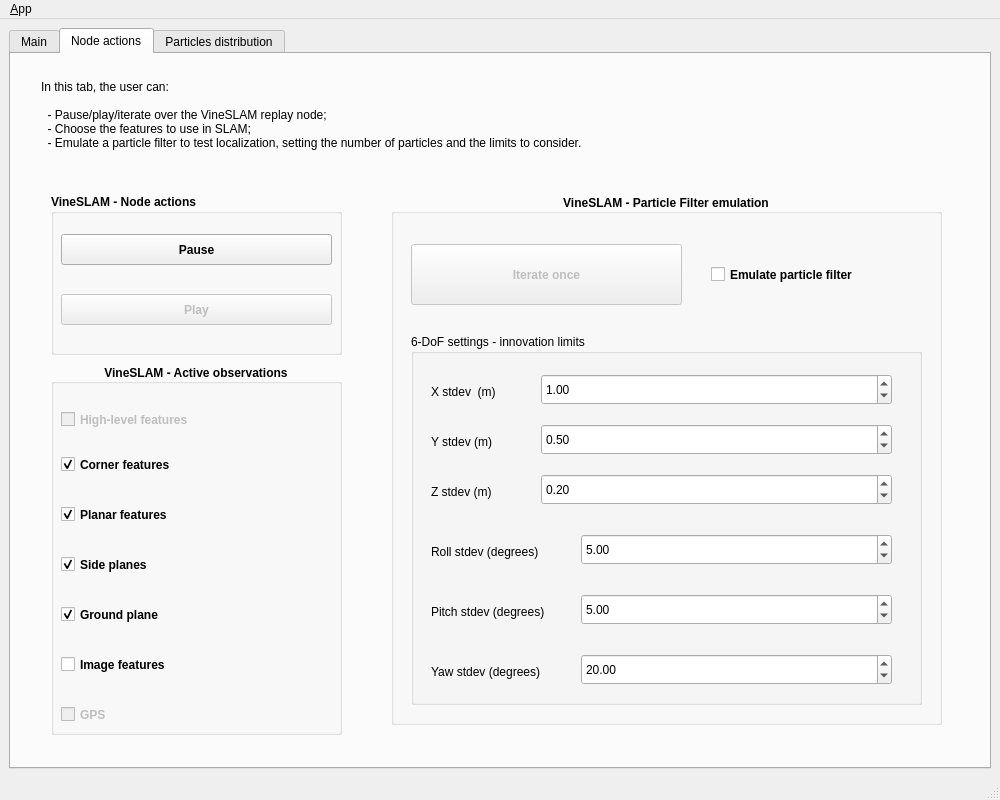
<?xml version="1.0" encoding="UTF-8"?>
<ui version="4.0">
 <class>MainWindowDesign</class>
 <widget class="QMainWindow" name="MainWindowDesign">
  <property name="geometry">
   <rect>
    <x>0</x>
    <y>0</y>
    <width>1000</width>
    <height>800</height>
   </rect>
  </property>
  <property name="minimumSize">
   <size>
    <width>1000</width>
    <height>800</height>
   </size>
  </property>
  <property name="windowTitle">
   <string>VineSLAM Gui</string>
  </property>
  <property name="windowIcon">
   <iconset resource="../resources/images.qrc">
    <normaloff>:/images/icon.png</normaloff>:/images/icon.png</iconset>
  </property>
  <property name="locale">
   <locale language="English" country="Australia"/>
  </property>
  <widget class="QWidget" name="centralwidget">
   <layout class="QHBoxLayout">
    <item>
     <widget class="QTabWidget" name="tab_manager">
      <property name="minimumSize">
       <size>
        <width>100</width>
        <height>0</height>
       </size>
      </property>
      <property name="focusPolicy">
       <enum>Qt::TabFocus</enum>
      </property>
      <property name="contextMenuPolicy">
       <enum>Qt::DefaultContextMenu</enum>
      </property>
      <property name="locale">
       <locale language="English" country="Australia"/>
      </property>
      <property name="currentIndex">
       <number>1</number>
      </property>
      <widget class="QWidget" name="main_tab">
       <attribute name="title">
        <string>Main</string>
       </attribute>
       <layout class="QVBoxLayout" name="verticalLayout_2">
        <item>
         <widget class="QGroupBox" name="groupBox">
          <property name="maximumSize">
           <size>
            <width>200</width>
            <height>100</height>
           </size>
          </property>
          <property name="title">
           <string/>
          </property>
          <layout class="QGridLayout" name="gridLayout">
           <item row="1" column="0">
            <widget class="QPushButton" name="quit_button">
             <property name="sizePolicy">
              <sizepolicy hsizetype="MinimumExpanding" vsizetype="Fixed">
               <horstretch>0</horstretch>
               <verstretch>0</verstretch>
              </sizepolicy>
             </property>
             <property name="text">
              <string>Quit</string>
             </property>
            </widget>
           </item>
           <item row="0" column="0">
            <widget class="QPushButton" name="button_connect">
             <property name="enabled">
              <bool>true</bool>
             </property>
             <property name="sizePolicy">
              <sizepolicy hsizetype="MinimumExpanding" vsizetype="Fixed">
               <horstretch>0</horstretch>
               <verstretch>0</verstretch>
              </sizepolicy>
             </property>
             <property name="toolTip">
              <string>Connect GUI to VineSLAM replay node</string>
             </property>
             <property name="statusTip">
              <string>Connect GUI to VineSLAM replay node</string>
             </property>
             <property name="text">
              <string>Connect</string>
             </property>
            </widget>
           </item>
          </layout>
         </widget>
        </item>
        <item>
         <widget class="QGroupBox" name="groupBox_12">
          <property name="sizePolicy">
           <sizepolicy hsizetype="MinimumExpanding" vsizetype="Preferred">
            <horstretch>0</horstretch>
            <verstretch>0</verstretch>
           </sizepolicy>
          </property>
          <property name="title">
           <string/>
          </property>
          <layout class="QGridLayout" name="gridLayout_3">
           <item row="1" column="0">
            <widget class="QListView" name="view_logging">
             <property name="toolTip">
              <string>Connect GUI to VineSLAM replay node</string>
             </property>
             <property name="statusTip">
              <string>Connect GUI to VineSLAM replay node</string>
             </property>
            </widget>
           </item>
           <item row="0" column="0">
            <widget class="QLabel" name="log_label">
             <property name="text">
              <string>Logging</string>
             </property>
            </widget>
           </item>
          </layout>
         </widget>
        </item>
       </layout>
      </widget>
      <widget class="QWidget" name="actions_tab">
       <attribute name="title">
        <string>Node actions</string>
       </attribute>
       <widget class="QGroupBox" name="observations">
        <property name="geometry">
         <rect>
          <x>40</x>
          <y>310</y>
          <width>291</width>
          <height>371</height>
         </rect>
        </property>
        <property name="font">
         <font>
          <weight>75</weight>
          <bold>true</bold>
         </font>
        </property>
        <property name="title">
         <string>VineSLAM - Active observations</string>
        </property>
        <property name="alignment">
         <set>Qt::AlignCenter</set>
        </property>
        <widget class="QCheckBox" name="check_box_high_level">
         <property name="enabled">
          <bool>false</bool>
         </property>
         <property name="geometry">
          <rect>
           <x>10</x>
           <y>40</y>
           <width>271</width>
           <height>31</height>
          </rect>
         </property>
         <property name="text">
          <string>High-level features</string>
         </property>
        </widget>
        <widget class="QCheckBox" name="check_box_corners">
         <property name="enabled">
          <bool>true</bool>
         </property>
         <property name="geometry">
          <rect>
           <x>10</x>
           <y>90</y>
           <width>271</width>
           <height>21</height>
          </rect>
         </property>
         <property name="text">
          <string>Corner features</string>
         </property>
         <property name="checked">
          <bool>true</bool>
         </property>
        </widget>
        <widget class="QCheckBox" name="check_box_planar">
         <property name="geometry">
          <rect>
           <x>10</x>
           <y>140</y>
           <width>271</width>
           <height>21</height>
          </rect>
         </property>
         <property name="text">
          <string>Planar features</string>
         </property>
         <property name="checked">
          <bool>true</bool>
         </property>
        </widget>
        <widget class="QCheckBox" name="check_box_planes">
         <property name="geometry">
          <rect>
           <x>10</x>
           <y>190</y>
           <width>271</width>
           <height>21</height>
          </rect>
         </property>
         <property name="text">
          <string>Side planes</string>
         </property>
         <property name="checked">
          <bool>true</bool>
         </property>
        </widget>
        <widget class="QCheckBox" name="check_box_ground">
         <property name="geometry">
          <rect>
           <x>10</x>
           <y>240</y>
           <width>271</width>
           <height>21</height>
          </rect>
         </property>
         <property name="text">
          <string>Ground plane</string>
         </property>
         <property name="checked">
          <bool>true</bool>
         </property>
        </widget>
        <widget class="QCheckBox" name="check_box_image_features">
         <property name="geometry">
          <rect>
           <x>10</x>
           <y>290</y>
           <width>271</width>
           <height>21</height>
          </rect>
         </property>
         <property name="text">
          <string>Image features </string>
         </property>
        </widget>
        <widget class="QCheckBox" name="check_box_gps">
         <property name="enabled">
          <bool>false</bool>
         </property>
         <property name="geometry">
          <rect>
           <x>10</x>
           <y>340</y>
           <width>271</width>
           <height>21</height>
          </rect>
         </property>
         <property name="text">
          <string>GPS</string>
         </property>
        </widget>
       </widget>
       <widget class="QGroupBox" name="pf_emulation">
        <property name="geometry">
         <rect>
          <x>380</x>
          <y>140</y>
          <width>551</width>
          <height>531</height>
         </rect>
        </property>
        <property name="font">
         <font>
          <weight>75</weight>
          <bold>true</bold>
         </font>
        </property>
        <property name="title">
         <string>VineSLAM - Particle Filter emulation</string>
        </property>
        <property name="alignment">
         <set>Qt::AlignCenter</set>
        </property>
        <property name="flat">
         <bool>false</bool>
        </property>
        <property name="checkable">
         <bool>false</bool>
        </property>
        <widget class="QGroupBox" name="groupBox_2">
         <property name="geometry">
          <rect>
           <x>20</x>
           <y>140</y>
           <width>511</width>
           <height>371</height>
          </rect>
         </property>
         <property name="font">
          <font>
           <weight>50</weight>
           <bold>false</bold>
          </font>
         </property>
         <property name="title">
          <string>6-DoF settings - innovation limits</string>
         </property>
         <widget class="QDoubleSpinBox" name="xstd">
          <property name="geometry">
           <rect>
            <x>130</x>
            <y>40</y>
            <width>351</width>
            <height>31</height>
           </rect>
          </property>
          <property name="minimum">
           <double>0.000000000000000</double>
          </property>
          <property name="maximum">
           <double>10.000000000000000</double>
          </property>
          <property name="value">
           <double>1.000000000000000</double>
          </property>
         </widget>
         <widget class="QLabel" name="label_13">
          <property name="geometry">
           <rect>
            <x>20</x>
            <y>50</y>
            <width>91</width>
            <height>16</height>
           </rect>
          </property>
          <property name="text">
           <string>X stdev  (m)</string>
          </property>
         </widget>
         <widget class="QDoubleSpinBox" name="ystd">
          <property name="geometry">
           <rect>
            <x>130</x>
            <y>90</y>
            <width>351</width>
            <height>31</height>
           </rect>
          </property>
          <property name="minimum">
           <double>0.000000000000000</double>
          </property>
          <property name="maximum">
           <double>10.000000000000000</double>
          </property>
          <property name="value">
           <double>0.500000000000000</double>
          </property>
         </widget>
         <widget class="QLabel" name="label_16">
          <property name="geometry">
           <rect>
            <x>20</x>
            <y>100</y>
            <width>81</width>
            <height>16</height>
           </rect>
          </property>
          <property name="text">
           <string>Y stdev (m)</string>
          </property>
         </widget>
         <widget class="QDoubleSpinBox" name="zstd">
          <property name="geometry">
           <rect>
            <x>130</x>
            <y>140</y>
            <width>351</width>
            <height>31</height>
           </rect>
          </property>
          <property name="minimum">
           <double>0.000000000000000</double>
          </property>
          <property name="maximum">
           <double>10.000000000000000</double>
          </property>
          <property name="value">
           <double>0.200000000000000</double>
          </property>
         </widget>
         <widget class="QLabel" name="label_17">
          <property name="geometry">
           <rect>
            <x>20</x>
            <y>150</y>
            <width>81</width>
            <height>16</height>
           </rect>
          </property>
          <property name="text">
           <string>Z stdev (m)</string>
          </property>
         </widget>
         <widget class="QLabel" name="label_19">
          <property name="geometry">
           <rect>
            <x>20</x>
            <y>210</y>
            <width>141</width>
            <height>16</height>
           </rect>
          </property>
          <property name="text">
           <string>Roll stdev (degrees) </string>
          </property>
         </widget>
         <widget class="QDoubleSpinBox" name="Rstd">
          <property name="geometry">
           <rect>
            <x>170</x>
            <y>200</y>
            <width>311</width>
            <height>31</height>
           </rect>
          </property>
          <property name="minimum">
           <double>0.000000000000000</double>
          </property>
          <property name="maximum">
           <double>180.000000000000000</double>
          </property>
          <property name="value">
           <double>5.000000000000000</double>
          </property>
         </widget>
         <widget class="QDoubleSpinBox" name="Pstd">
          <property name="geometry">
           <rect>
            <x>170</x>
            <y>260</y>
            <width>311</width>
            <height>31</height>
           </rect>
          </property>
          <property name="minimum">
           <double>0.000000000000000</double>
          </property>
          <property name="maximum">
           <double>180.000000000000000</double>
          </property>
          <property name="value">
           <double>5.000000000000000</double>
          </property>
         </widget>
         <widget class="QLabel" name="label_22">
          <property name="geometry">
           <rect>
            <x>20</x>
            <y>270</y>
            <width>151</width>
            <height>16</height>
           </rect>
          </property>
          <property name="text">
           <string>Pitch stdev (degrees)  </string>
          </property>
         </widget>
         <widget class="QDoubleSpinBox" name="Ystd">
          <property name="geometry">
           <rect>
            <x>170</x>
            <y>320</y>
            <width>311</width>
            <height>31</height>
           </rect>
          </property>
          <property name="minimum">
           <double>0.000000000000000</double>
          </property>
          <property name="maximum">
           <double>180.000000000000000</double>
          </property>
          <property name="value">
           <double>20.000000000000000</double>
          </property>
         </widget>
         <widget class="QLabel" name="label_24">
          <property name="geometry">
           <rect>
            <x>20</x>
            <y>330</y>
            <width>141</width>
            <height>16</height>
           </rect>
          </property>
          <property name="text">
           <string>Yaw stdev (degrees) </string>
          </property>
         </widget>
        </widget>
        <widget class="QCheckBox" name="emulate_pf">
         <property name="geometry">
          <rect>
           <x>320</x>
           <y>60</y>
           <width>191</width>
           <height>41</height>
          </rect>
         </property>
         <property name="text">
          <string>Emulate particle filter</string>
         </property>
        </widget>
        <widget class="QPushButton" name="button_iterate">
         <property name="enabled">
          <bool>false</bool>
         </property>
         <property name="geometry">
          <rect>
           <x>20</x>
           <y>50</y>
           <width>271</width>
           <height>61</height>
          </rect>
         </property>
         <property name="text">
          <string>Iterate once</string>
         </property>
        </widget>
       </widget>
       <widget class="QLabel" name="description_actions">
        <property name="geometry">
         <rect>
          <x>30</x>
          <y>20</y>
          <width>921</width>
          <height>81</height>
         </rect>
        </property>
        <property name="text">
         <string>In this tab, the user can:

  - Pause/play/iterate over the VineSLAM replay node;
  - Choose the features to use in SLAM;
  - Emulate a particle filter to test localization, setting the number of particles and the limits to consider.</string>
        </property>
       </widget>
       <widget class="QGroupBox" name="node_actions">
        <property name="geometry">
         <rect>
          <x>40</x>
          <y>140</y>
          <width>291</width>
          <height>161</height>
         </rect>
        </property>
        <property name="font">
         <font>
          <weight>75</weight>
          <bold>true</bold>
         </font>
        </property>
        <property name="title">
         <string>VineSLAM - Node actions</string>
        </property>
        <widget class="QPushButton" name="button_pause">
         <property name="geometry">
          <rect>
           <x>10</x>
           <y>40</y>
           <width>271</width>
           <height>31</height>
          </rect>
         </property>
         <property name="toolTip">
          <string/>
         </property>
         <property name="text">
          <string>Pause</string>
         </property>
        </widget>
        <widget class="QPushButton" name="button_play">
         <property name="enabled">
          <bool>false</bool>
         </property>
         <property name="geometry">
          <rect>
           <x>10</x>
           <y>100</y>
           <width>271</width>
           <height>31</height>
          </rect>
         </property>
         <property name="text">
          <string>Play</string>
         </property>
         <property name="checkable">
          <bool>false</bool>
         </property>
        </widget>
       </widget>
      </widget>
      <widget class="QWidget" name="debug_tab">
       <attribute name="title">
        <string>Particles distribution</string>
       </attribute>
       <widget class="QToolBox" name="toolBox">
        <property name="geometry">
         <rect>
          <x>0</x>
          <y>0</y>
          <width>971</width>
          <height>701</height>
         </rect>
        </property>
        <property name="font">
         <font>
          <weight>75</weight>
          <bold>true</bold>
          <underline>false</underline>
          <strikeout>false</strikeout>
          <kerning>false</kerning>
         </font>
        </property>
        <property name="frameShape">
         <enum>QFrame::WinPanel</enum>
        </property>
        <property name="frameShadow">
         <enum>QFrame::Plain</enum>
        </property>
        <property name="lineWidth">
         <number>1</number>
        </property>
        <widget class="QWidget" name="toolBoxPage1">
         <property name="geometry">
          <rect>
           <x>0</x>
           <y>0</y>
           <width>967</width>
           <height>635</height>
          </rect>
         </property>
         <attribute name="label">
          <string>XYZ Particles distribution</string>
         </attribute>
         <widget class="QLabel" name="label">
          <property name="geometry">
           <rect>
            <x>410</x>
            <y>0</y>
            <width>151</width>
            <height>17</height>
           </rect>
          </property>
          <property name="text">
           <string>X Before Resampling</string>
          </property>
         </widget>
         <widget class="QLabel" name="label_2">
          <property name="geometry">
           <rect>
            <x>410</x>
            <y>110</y>
            <width>151</width>
            <height>17</height>
           </rect>
          </property>
          <property name="text">
           <string>Y Before Resampling</string>
          </property>
         </widget>
         <widget class="QLabel" name="label_3">
          <property name="geometry">
           <rect>
            <x>410</x>
            <y>210</y>
            <width>151</width>
            <height>17</height>
           </rect>
          </property>
          <property name="text">
           <string>Z Before Resampling</string>
          </property>
         </widget>
         <widget class="QLabel" name="label_4">
          <property name="geometry">
           <rect>
            <x>410</x>
            <y>320</y>
            <width>151</width>
            <height>17</height>
           </rect>
          </property>
          <property name="text">
           <string>X After Resampling</string>
          </property>
         </widget>
         <widget class="QLabel" name="label_5">
          <property name="geometry">
           <rect>
            <x>410</x>
            <y>430</y>
            <width>151</width>
            <height>17</height>
           </rect>
          </property>
          <property name="text">
           <string>Y After Resampling</string>
          </property>
         </widget>
         <widget class="QLabel" name="label_6">
          <property name="geometry">
           <rect>
            <x>410</x>
            <y>530</y>
            <width>151</width>
            <height>17</height>
           </rect>
          </property>
          <property name="text">
           <string>Z After Resampling</string>
          </property>
         </widget>
         <widget class="QLabel" name="b_hist_x">
          <property name="geometry">
           <rect>
            <x>0</x>
            <y>20</y>
            <width>961</width>
            <height>91</height>
           </rect>
          </property>
          <property name="text">
           <string/>
          </property>
         </widget>
         <widget class="QLabel" name="b_hist_y">
          <property name="geometry">
           <rect>
            <x>0</x>
            <y>130</y>
            <width>961</width>
            <height>81</height>
           </rect>
          </property>
          <property name="text">
           <string/>
          </property>
         </widget>
         <widget class="QLabel" name="a_hist_x">
          <property name="geometry">
           <rect>
            <x>0</x>
            <y>340</y>
            <width>961</width>
            <height>91</height>
           </rect>
          </property>
          <property name="text">
           <string/>
          </property>
         </widget>
         <widget class="QLabel" name="a_hist_y">
          <property name="geometry">
           <rect>
            <x>0</x>
            <y>450</y>
            <width>961</width>
            <height>81</height>
           </rect>
          </property>
          <property name="text">
           <string/>
          </property>
         </widget>
         <widget class="QLabel" name="b_hist_z">
          <property name="geometry">
           <rect>
            <x>0</x>
            <y>230</y>
            <width>961</width>
            <height>91</height>
           </rect>
          </property>
          <property name="text">
           <string/>
          </property>
         </widget>
         <widget class="QLabel" name="a_hist_z">
          <property name="geometry">
           <rect>
            <x>0</x>
            <y>550</y>
            <width>961</width>
            <height>81</height>
           </rect>
          </property>
          <property name="text">
           <string/>
          </property>
         </widget>
        </widget>
        <widget class="QWidget" name="toolBoxPage2">
         <property name="geometry">
          <rect>
           <x>0</x>
           <y>0</y>
           <width>100</width>
           <height>30</height>
          </rect>
         </property>
         <attribute name="label">
          <string>RPY Particles distribution</string>
         </attribute>
         <widget class="QLabel" name="label_7">
          <property name="geometry">
           <rect>
            <x>400</x>
            <y>320</y>
            <width>161</width>
            <height>20</height>
           </rect>
          </property>
          <property name="text">
           <string>Roll After Resampling</string>
          </property>
         </widget>
         <widget class="QLabel" name="a_hist_R">
          <property name="geometry">
           <rect>
            <x>0</x>
            <y>340</y>
            <width>961</width>
            <height>91</height>
           </rect>
          </property>
          <property name="text">
           <string/>
          </property>
         </widget>
         <widget class="QLabel" name="b_hist_Y">
          <property name="geometry">
           <rect>
            <x>0</x>
            <y>230</y>
            <width>961</width>
            <height>91</height>
           </rect>
          </property>
          <property name="text">
           <string/>
          </property>
         </widget>
         <widget class="QLabel" name="b_hist_R">
          <property name="geometry">
           <rect>
            <x>0</x>
            <y>20</y>
            <width>961</width>
            <height>91</height>
           </rect>
          </property>
          <property name="text">
           <string/>
          </property>
         </widget>
         <widget class="QLabel" name="a_hist_Y">
          <property name="geometry">
           <rect>
            <x>0</x>
            <y>550</y>
            <width>961</width>
            <height>81</height>
           </rect>
          </property>
          <property name="text">
           <string/>
          </property>
         </widget>
         <widget class="QLabel" name="label_8">
          <property name="geometry">
           <rect>
            <x>400</x>
            <y>430</y>
            <width>171</width>
            <height>20</height>
           </rect>
          </property>
          <property name="text">
           <string>Pitch After Resampling</string>
          </property>
         </widget>
         <widget class="QLabel" name="a_hist_P">
          <property name="geometry">
           <rect>
            <x>0</x>
            <y>450</y>
            <width>961</width>
            <height>81</height>
           </rect>
          </property>
          <property name="text">
           <string/>
          </property>
         </widget>
         <widget class="QLabel" name="label_9">
          <property name="geometry">
           <rect>
            <x>400</x>
            <y>530</y>
            <width>161</width>
            <height>20</height>
           </rect>
          </property>
          <property name="text">
           <string>Yaw After Resampling</string>
          </property>
         </widget>
         <widget class="QLabel" name="label_10">
          <property name="geometry">
           <rect>
            <x>400</x>
            <y>110</y>
            <width>181</width>
            <height>20</height>
           </rect>
          </property>
          <property name="text">
           <string>Pitch Before Resampling</string>
          </property>
         </widget>
         <widget class="QLabel" name="b_hist_P">
          <property name="geometry">
           <rect>
            <x>0</x>
            <y>130</y>
            <width>961</width>
            <height>81</height>
           </rect>
          </property>
          <property name="text">
           <string/>
          </property>
         </widget>
         <widget class="QLabel" name="label_11">
          <property name="geometry">
           <rect>
            <x>400</x>
            <y>0</y>
            <width>171</width>
            <height>20</height>
           </rect>
          </property>
          <property name="text">
           <string>Roll Before Resampling</string>
          </property>
         </widget>
         <widget class="QLabel" name="label_12">
          <property name="geometry">
           <rect>
            <x>400</x>
            <y>210</y>
            <width>171</width>
            <height>20</height>
           </rect>
          </property>
          <property name="text">
           <string>Yaw Before Resampling</string>
          </property>
         </widget>
        </widget>
       </widget>
      </widget>
     </widget>
    </item>
   </layout>
  </widget>
  <widget class="QMenuBar" name="menubar">
   <property name="geometry">
    <rect>
     <x>0</x>
     <y>0</y>
     <width>1000</width>
     <height>22</height>
    </rect>
   </property>
   <widget class="QMenu" name="menu_File">
    <property name="title">
     <string>&amp;App</string>
    </property>
    <addaction name="action_Preferences"/>
    <addaction name="separator"/>
    <addaction name="actionAbout"/>
    <addaction name="actionAbout_Qt"/>
    <addaction name="separator"/>
    <addaction name="action_Quit"/>
   </widget>
   <addaction name="menu_File"/>
  </widget>
  <widget class="QStatusBar" name="statusbar"/>
  <action name="action_Quit">
   <property name="text">
    <string>&amp;Quit</string>
   </property>
   <property name="shortcut">
    <string>Ctrl+Q</string>
   </property>
   <property name="shortcutContext">
    <enum>Qt::ApplicationShortcut</enum>
   </property>
  </action>
  <action name="action_Preferences">
   <property name="text">
    <string>&amp;Preferences</string>
   </property>
  </action>
  <action name="actionAbout">
   <property name="text">
    <string>&amp;About</string>
   </property>
  </action>
  <action name="actionAbout_Qt">
   <property name="text">
    <string>About &amp;Qt</string>
   </property>
  </action>
 </widget>
 <resources>
  <include location="../resources/images.qrc"/>
 </resources>
 <connections>
  <connection>
   <sender>action_Quit</sender>
   <signal>toggled(bool)</signal>
   <receiver>MainWindowDesign</receiver>
   <slot>close()</slot>
   <hints>
    <hint type="sourcelabel">
     <x>-1</x>
     <y>-1</y>
    </hint>
    <hint type="destinationlabel">
     <x>399</x>
     <y>299</y>
    </hint>
   </hints>
  </connection>
  <connection>
   <sender>quit_button</sender>
   <signal>clicked()</signal>
   <receiver>MainWindowDesign</receiver>
   <slot>close()</slot>
   <hints>
    <hint type="sourcelabel">
     <x>859</x>
     <y>552</y>
    </hint>
    <hint type="destinationlabel">
     <x>469</x>
     <y>299</y>
    </hint>
   </hints>
  </connection>
 </connections>
</ui>
